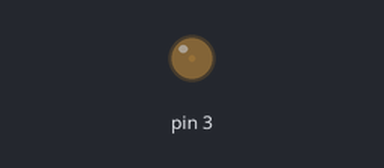
Bench run of a sketch on a simulated Arduino Uno, built with avr-gcc and run on an emulated ATmega328P. On the bench: output pins drawn as LEDs (lit = HIGH).

Above: at 0.05 s.
At 2.25 s:
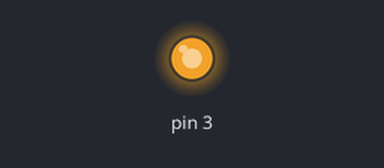
At 3.35 s:
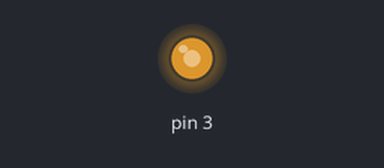
At 4.5 s:
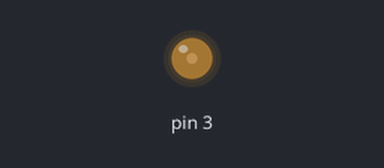
Timing chart, 0 to 6.6 s (numbered marks = the images above):
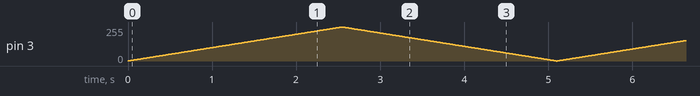

The sketch:

stm32_l432kc_pwm_led.ino
```cpp
////////////////////////////////////////////////////////////////////////////
// Demo STM32 Core Support for Arduino:
// - PWM-based LED dimming
// - Tested with Nucleo L432KC Board
// Author: Rawat S.
// Date: 2017-12-29
////////////////////////////////////////////////////////////////////////////

#define PWM_LED_PIN   PB3  // PB_3 or D13 pin
#define DELAY_MS      10

uint8_t value = 0; // used to store the PWM duty cycle between 0..255
int pm = 1; // 1 or -1

void setup() {
  pinMode( PWM_LED_PIN, OUTPUT ); // configure PWM_LED_PIN as output
  analogWrite( PWM_LED_PIN, value );
}

void loop() {
  if ( value == 255 && pm == 1 ) {
    pm = -1; // decrement
  } else if ( value == 0 && pm == -1 ) {
    pm = 1;  // increment
  }
  value += pm;
  analogWrite( PWM_LED_PIN, value );
  delay( DELAY_MS );
}
////////////////////////////////////////////////////////////////////////////
```
